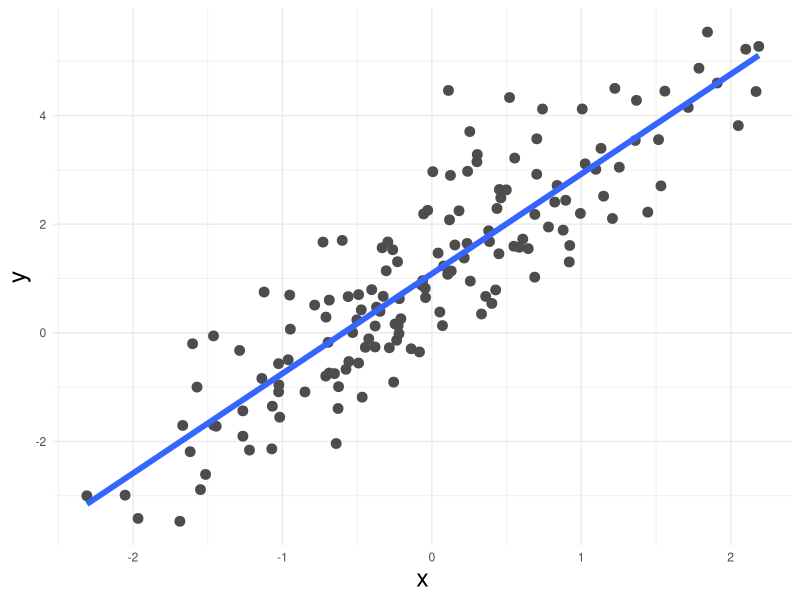
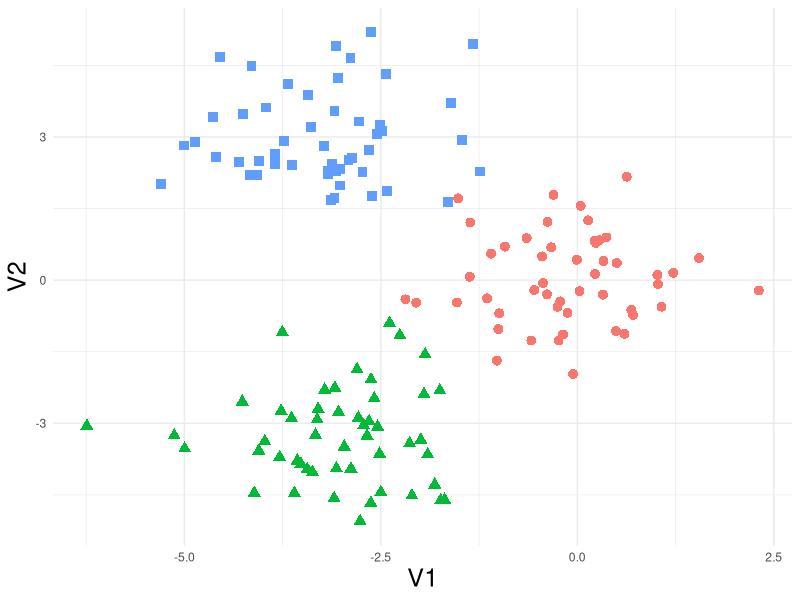
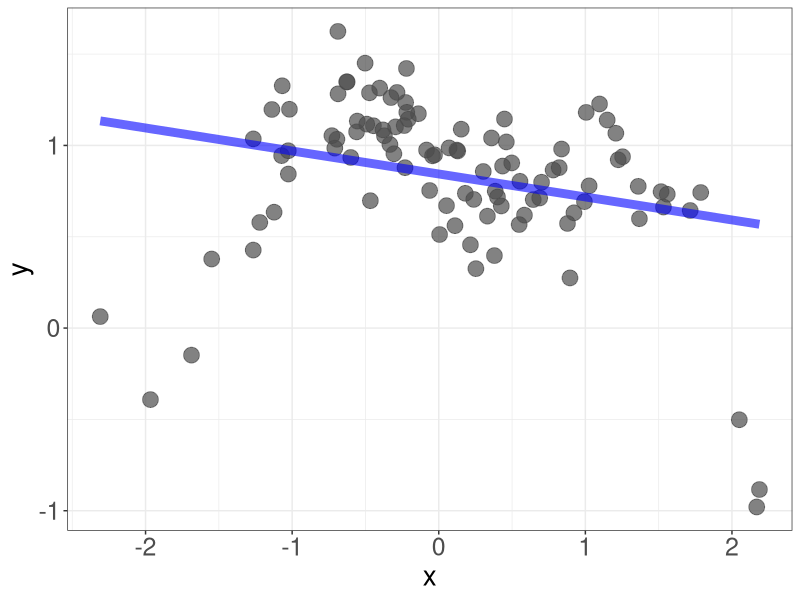
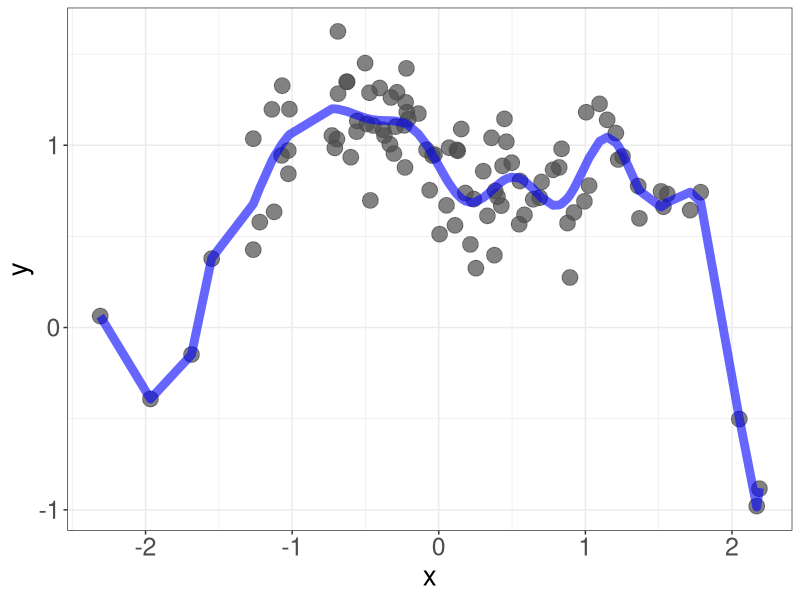
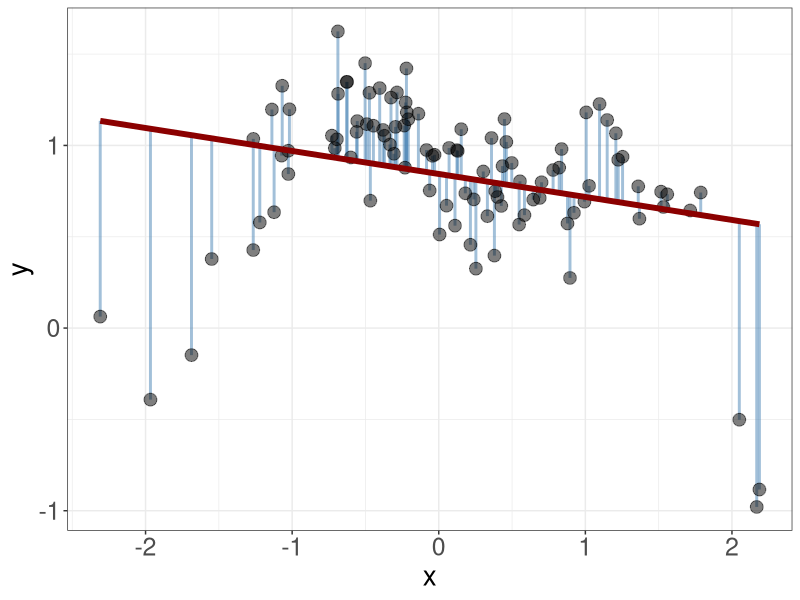
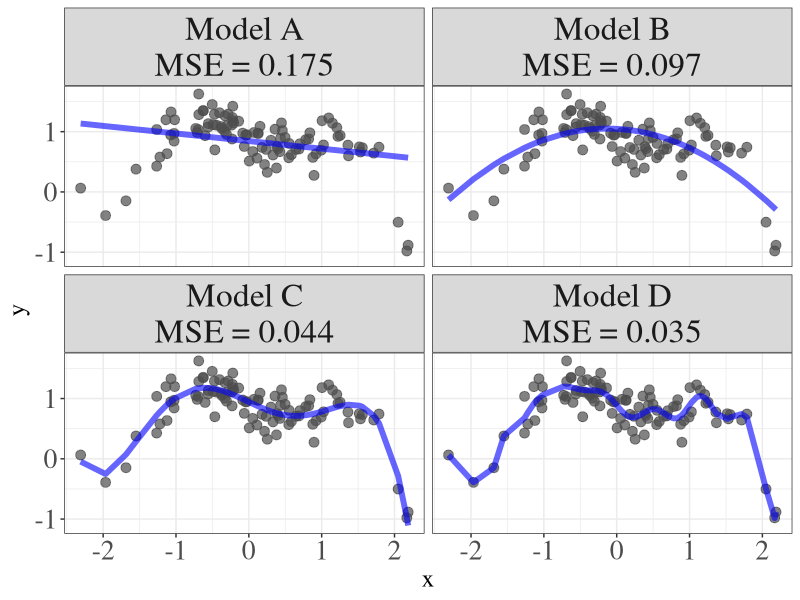
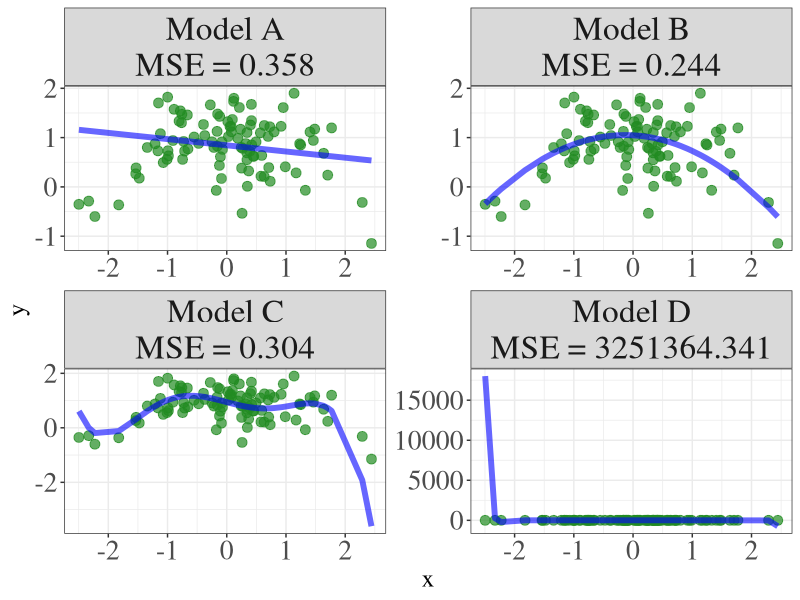
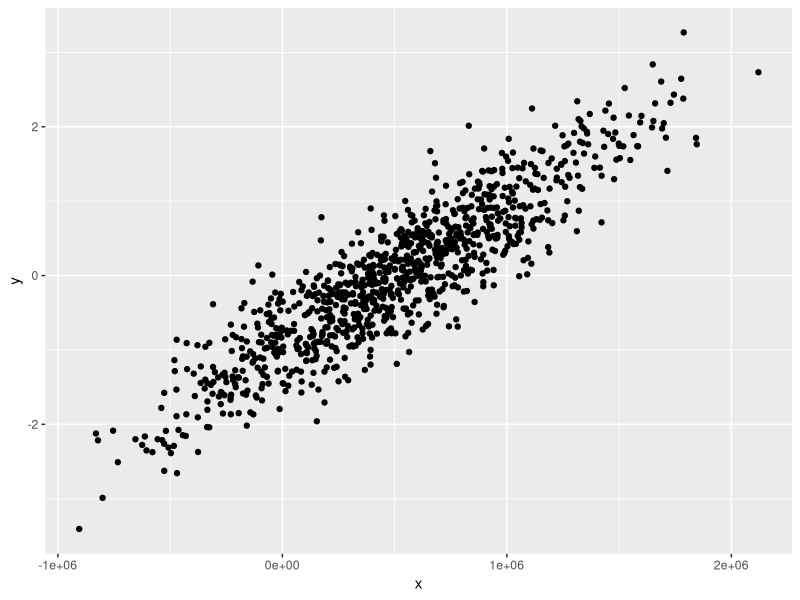

Source code (R) for these figures, in order: (Note: this script raises an error after producing the figures.)
## ---- chunk 1
knitr::opts_chunk$set(echo = T,message=F,error=F,warning = F,cache=F)
require(tidyverse)
require(caret)
require(recipes)
## ---- chunk 2
set.seed(123)
x <- rnorm(150)
y = 1 + 2*x + rnorm(150)
tibble(x,y) %>% 
  ggplot(aes(x,y)) +
  geom_point(size=3,color="grey30") +
  geom_smooth(method="lm",se=F,size=2) +
  theme_minimal() +
  theme(legend.position = "none",
        axis.title = element_text(size=18))
## ---- chunk 3
set.seed(123)
n = 50
sigma = matrix(c(1,0,0,1),ncol=2,nrow=2)
x1 <- MASS::mvrnorm(n,c(0,0),Sigma = sigma) %>% as_tibble() %>% mutate(group=1)
x2 <- MASS::mvrnorm(n,c(-3,-3),Sigma = sigma) %>% as_tibble() %>% mutate(group=2)
x3 <- MASS::mvrnorm(n,c(-3,3),Sigma = sigma) %>% as_tibble() %>% mutate(group=3)
bind_rows(x1,x2,x3) %>% 
  ggplot(aes(V1,V2,color=factor(group),pch=factor(group))) +
  geom_point(size=3) +
  theme_minimal() +
  theme(legend.position = "none",
        axis.title = element_text(size=18))
## ---- chunk 4
set.seed(123)
N = 100
x <- rnorm(N)
X <- splines::bs(x,degree=7)
B <- runif(7,-5,5) 
y <- X%*%B + rnorm(N,mean = 0,.2)
D = tibble(x,y = as.numeric(y))


modA = lm(y ~ x,data = D)
D$yhatA = predict(modA,D)

# Plot 
D %>% 
ggplot(aes(x,y)) +
  geom_point(alpha=.7,size=5,color="grey30") +
  theme_bw() +
  geom_line(aes(x,yhatA),color="blue",size=3,alpha=.6) +
  theme(legend.position = "none",
        axis.title = element_text(size=20),
        axis.text = element_text(size=18))
## ---- chunk 5
modD = lm(y ~ poly(x,21),data = D)
D$yhatD = predict(modD,D)

D %>% 
  ggplot(aes(x,y)) +
  geom_point(alpha=.7,size=5,color="grey30") +
  theme_bw() +
  geom_line(aes(x,yhatD),color="blue",size=3,alpha=.6) +
  theme(legend.position = "none",
        axis.title = element_text(size=20),
        axis.text = element_text(size=18))
## ---- chunk 6
D2 = D
D2$pred = predict(lm(y~x,data=D))
ggplot(D2,aes(x,y)) +
  geom_segment(aes(xend=x,x=x,yend=y,y=pred),
               color="steelblue",size=1,alpha=.5) +
  geom_point(size=4,alpha=.5) +
  geom_smooth(method="lm",se=F,color="darkred",size=2,alpha=.6) +
  theme_bw() +
  theme(legend.position = "none",
        axis.title = element_text(size=20),
        axis.text = element_text(size=18))
## ---- chunk 7
modB = lm(y ~ poly(x,2),data = D)
D$yhatB = predict(modB,D)
modC = lm(y ~ poly(x,5),data = D)
D$yhatC = predict(modC,D)
mse = function(y,yh) { mean((y-yh)^2) }

D %>% 
  gather(mod,yh,-y,-x) %>% 
  mutate(mod = str_remove(mod,"yhat")) %>% 
  group_by(mod) %>% 
  mutate(mse =mean((y-yh)^2),
         mse_txt = str_glue("Model {mod}\nMSE = {round(mse,3)}")) %>% 
  ggplot(aes(x,y)) +
  geom_point(alpha=.7,size=3,color="grey30") +
  geom_line(aes(x,yh),color="blue",size=2,alpha=.6) +
  theme_bw() +
  facet_wrap(~mse_txt) +
  theme(legend.position = "none",
        axis.title = element_text(size=18),
        axis.text = element_text(size=20),
        strip.text = element_text(size=24),
        text = element_text(family="serif"))
## ---- chunk 8
# New Data Draw
set.seed(321)
N = 100
x <- rnorm(N)
X <- splines::bs(x,degree=7)
# Use the same betas
y <- X%*%B + rnorm(N,mean = 0,.5)
D2 = tibble(x,y = as.numeric(y))

D2$yhatA = predict(modA,D2)
D2$yhatB = predict(modB,D2)
D2$yhatC = predict(modC,D2)
D2$yhatD = predict(modD,D2)

# Define Sets
D$set = "Training Set"
D2$set = "Test Set"

DD = bind_rows(D,D2)
## ---- chunk 9
D2 %>% 
  gather(mod,yh,-y,-x,-set) %>% 
  mutate(mod = str_remove(mod,"yhat")) %>% 
  group_by(mod) %>% 
  mutate(mse =mean((y-yh)^2),
         mse_txt = str_glue("Model {mod}\nMSE = {round(mse,3)}")) %>% 
  ggplot(aes(x,y)) +
  geom_point(alpha=.7,size=3,color='forestgreen') +
  geom_line(aes(x,yh),color="blue",size=2,alpha=.6) +
  theme_bw() +
  facet_wrap(~mse_txt,scale="free") +
  # ylim(-5,5) +
  theme(legend.position = "none",
        axis.title = element_text(size=18),
        axis.text = element_text(size=20),
        strip.text = element_text(size=24),
        text = element_text(family="serif"))
## ---- chunk 10
set.seed(123)
N = 1000
x <- rnorm(N,5,5)
y = 1+ 2*x + rnorm(N,0,5) 
y = scale(y)[,1] #y/(max(y)-min(y))
x = x * 100000
D = tibble(y,x) 
## ---- chunk 11
D %>% ggplot(aes(x,y)) + geom_point()
## ---- chunk 12
D %>% 
  gather(var,val) %>% 
  ggplot(aes(val,fill=var)) + geom_density()
## ---- chunk 13
lm(y~x,data=D) %>% 
  coef(.) %>% 
  round(.,6)
## ---- chunk 14
D %>% 
  mutate(x = scale(x)) %>% 
  gather(var,val) %>% 
  ggplot(aes(val,fill=var)) +geom_density(alpha=.5)
## ---- chunk 15
D %>% 
  mutate(x = (x-mean(x))/sd(x) ) %>% #<<
  gather(var,val) %>% 
  ggplot(aes(val,fill=var)) +geom_density(alpha=.5)
## ---- chunk 16
D %>% 
  mutate(x = (x-mean(x))/sd(x) ) %>%
  lm(y~x,data=.) %>% 
  coef(.) %>% 
  round(.,3)
## ---- chunk 17
require(caret)
library(mlbench) # Holds the Sonar Data 
data(Sonar)
str(Sonar[, 1:10])
## ---- chunk 18
# R == "Rock", M == "Mine"
table(Sonar$Class) 
## ---- chunk 19
# Another way to break the data into training and test datasets
set.seed(998)
inTraining <- createDataPartition(Sonar$Class, 
                                  p = .75, 
                                  list = FALSE)
training <- Sonar[ inTraining,]
testing  <- Sonar[-inTraining,]

dim(training)
dim(testing)
## ---- chunk 20
## 10-fold CV 
fitControl <- trainControl(method = "cv",number = 10)

fit <- train(Class ~ ., 
             data = training, 
             method = "gbm", 
             trControl = fitControl,
             verbose = FALSE)
fit
## ---- chunk 21
pred <-  predict(fit,newdata = testing)
table(pred,testing$Class)
## ---- chunk 22
confusionMatrix(table(pred,testing$Class))
